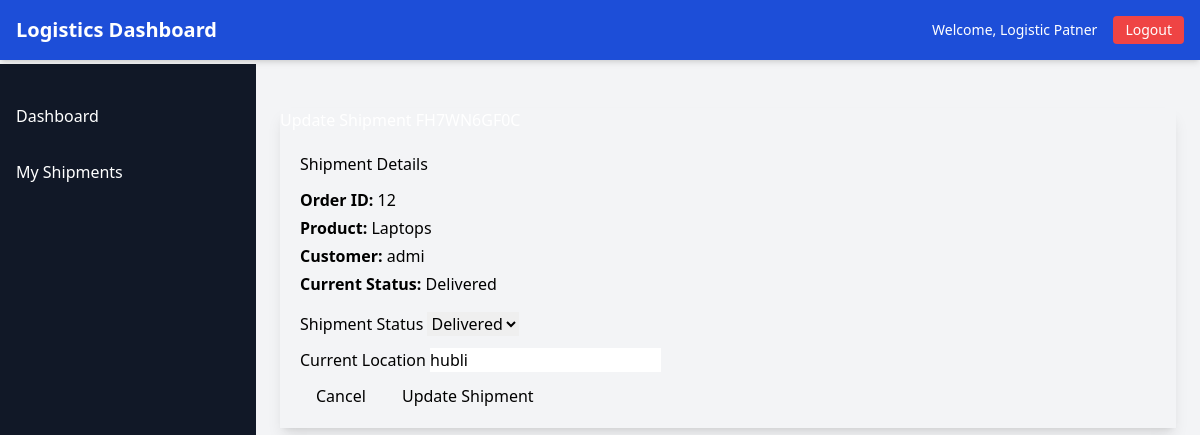
Page /shipments/update/FH7WN6GF0C/ (signed in) on the committed database.
### abcd/models.py (models this page shows, shortened)
class NewUser(AbstractUser):
    USER_TYPE_CHOICES = [
        ('supplier', 'Supplier'),
        ('logistic_partner', 'Logistic Partner'),
        ('customer', 'Customer'),
    ]
    full_name = models.CharField(max_length=100)
    email = models.EmailField(unique=True)
    contact_no = models.CharField(max_length=15, unique=True)
    user_type = models.CharField(max_length=20, choices=USER_TYPE_CHOICES)

class Shipment(models.Model):
    SHIPMENT_STATUS_CHOICES = [
        ('in_transit', 'In Transit'),
        ('delivered', 'Delivered'),
        ('delayed', 'Delayed'),
    ]
    shipment_id = models.AutoField(primary_key=True)
    order = models.ForeignKey(Order, on_delete=models.CASCADE, related_name='shipments')
    logistics_partner = models.ForeignKey(NewUser, on_delete=models.SET_NULL, null=True, limit_choices_to={'user_type': 'logistic_partner'}, related_name='shipments')
    tracking_number = models.CharField(max_length=50, unique=True)
    shipment_status = models.CharField(max_length=20, choices=SHIPMENT_STATUS_CHOICES, default='in_transit')
    estimated_delivery = models.DateTimeField()
    current_location = models.CharField(max_length=200, blank=True, null=True)  # For GPS tracking simulation

class Order(models.Model):
    ORDER_STATUS_CHOICES = [
        ('pending', 'Pending'),
        ('processing', 'Processing'),
        ('shipped', 'Shipped'),
        ('delivered', 'Delivered'),
    ]
    order_id = models.AutoField(primary_key=True)
    customer = models.ForeignKey(NewUser, on_delete=models.CASCADE, limit_choices_to={'user_type': 'customer'}, related_name='orders')
    product = models.ForeignKey(Product, on_delete=models.CASCADE)
    quantity = models.PositiveIntegerField()
    total_amount = models.DecimalField(max_digits=10, decimal_places=2)
    order_date = models.DateTimeField(default=timezone.now)
    order_status = models.CharField(max_length=20, choices=ORDER_STATUS_CHOICES, default='pending')

class Product(models.Model):
    name = models.CharField(max_length=100)
    sku = models.CharField(max_length=50, unique=True)
    quantity = models.PositiveIntegerField()
    restock_threshold = models.PositiveIntegerField()
    warehouse = models.ForeignKey(Warehouse, on_delete=models.CASCADE)
    supplier = models.ForeignKey(NewUser, on_delete=models.SET_NULL, null=True, limit_choices_to={'user_type': 'supplier'})

### abcd/views.py (the view, shortened to what this page needs)
# urls.py: path('shipments/update/<str:shipment_id>/', views.update_shipment, name='update_shipment'),
@login_required
@user_passes_test(is_logistic_partner)
def update_shipment(request, shipment_id):
    try:
        shipment = Shipment.objects.get(tracking_number=shipment_id, logistics_partner=request.user)
    except Shipment.DoesNotExist:
        messages.error(request, f"No shipment with tracking number {shipment_id} assigned to you.")
        return redirect('shipment_list_partner')
    return render(request, 'logistics/update_shipment.html', {'shipment': shipment})

### abcd/views.py (called while the page is built)
def is_logistic_partner(user):
    return user.user_type == 'logistic_partner'

### abcd/templates/logistics/update_shipment.html (shortened to what this page needs)
{% extends 'logistics/base.html' %}
{% block content %}
<section class="container mt-5">
    <div class="card shadow-lg border-0 rounded-3">
        <div class="card-header bg-primary text-white rounded-top-3">
            <h2 class="card-title mb-0 fw-bold fs-4">Update Shipment {{ shipment.tracking_number }}</h2>
        </div>
        <div class="card-body p-5">
            <div class="card mb-4">
                <div class="card-body">
                    <h3 class="card-title h5 mb-3">Shipment Details</h3>
                    <p class="mb-1"><strong>Order ID:</strong> {{ shipment.order.order_id }}</p>
                    <p class="mb-1"><strong>Product:</strong> {{ shipment.order.product.name }}</p>
                    <p class="mb-1"><strong>Customer:</strong> {{ shipment.order.customer.full_name }}</p>
                    <p class="mb-1"><strong>Current Status:</strong> {{ shipment.shipment_status|title }}</p>
                </div>
            </div>
            <form method="POST">
                <div class="mb-3">
                    <label for="shipment_status" class="form-label fw-medium">Shipment Status</label>
                    <select id="shipment_status" name="shipment_status" class="form-select rounded-3" required>
                        <option value="delivered" {% if shipment.shipment_status == 'delivered' %}selected{% endif %}>Delivered</option>
                    </select>
                </div>
                <div class="mb-3">
                    <label for="current_location" class="form-label fw-medium">Current Location</label>
                    <input type="text" id="current_location" name="current_location" value="{{ shipment.current_location }}" class="form-control rounded-3" required>
                </div>
                <div class="d-flex justify-content-end gap-2">
                    <a href="{% url 'shipment_list_partner' %}" class="btn btn-outline-secondary rounded-pill px-4">Cancel</a>
                    <button type="submit" class="btn btn-primary rounded-pill px-4">Update Shipment</button>
                </div>
            </form>
        </div>
    </div>
</section>
{% endblock %}

### abcd/templates/logistics/base.html (shortened to what this page needs)
<!DOCTYPE html>
<html lang="en">
<head>
    <script src="https://cdn.tailwindcss.com"></script>
</head>
<body class="bg-gray-100 font-sans min-h-screen">
    <nav class="bg-blue-700 text-white p-4 flex justify-between items-center fixed w-full top-0 z-20 shadow-md">
        <div class="flex items-center">
            <h1 class="text-xl font-bold">Logistics Dashboard</h1>
        </div>
        <div class="flex items-center space-x-4">
            <span class="text-sm hidden md:block">Welcome, {{ user.full_name|default:user.username }}</span>
            <a href="{% url 'logout_view' %}" class="bg-red-500 hover:bg-red-600 px-3 py-1 rounded text-sm">Logout</a>
        </div>
    </nav>
    <div id="sidebar" class="bg-gray-900 text-white w-64 h-screen fixed top-0 mt-16 transition-all duration-300 md:block hidden">
        <ul class="mt-6">
            <li class="p-4 hover:bg-gray-700"><a href="{% url 'logistics_dashboard' %}" class="block">Dashboard</a></li>
            <li class="p-4 hover:bg-gray-700"><a href="{% url 'shipment_list_partner' %}" class="block">My Shipments</a></li>
        </ul>
    </div>
    <div id="main-content" class="ml-0 md:ml-64 mt-16 p-6 transition-all duration-300 max-w-7xl mx-auto">
        {% block content %}
        {% endblock %}
    </div>
</body>
</html>

### rows in the picture
NewUser: full_name "Logistic Patner"
Shipment: order.order_id "12", order.product.name "Laptops", order.customer.full_name "admi", shipment_status "Delivered", current_location "hubli"
